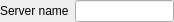
<?xml version="1.0" encoding="UTF-8"?>
<ui version="4.0">
 <class>LocalSocketUi</class>
 <widget class="QWidget" name="LocalSocketUi">
  <property name="geometry">
   <rect>
    <x>0</x>
    <y>0</y>
    <width>174</width>
    <height>20</height>
   </rect>
  </property>
  <property name="windowTitle">
   <string notr="true">Form</string>
  </property>
  <layout class="QGridLayout" name="gridLayout">
   <property name="leftMargin">
    <number>0</number>
   </property>
   <property name="topMargin">
    <number>0</number>
   </property>
   <property name="rightMargin">
    <number>0</number>
   </property>
   <property name="bottomMargin">
    <number>0</number>
   </property>
   <item row="0" column="0">
    <widget class="QLabel" name="label">
     <property name="text">
      <string>Server name</string>
     </property>
    </widget>
   </item>
   <item row="0" column="1">
    <widget class="QLineEdit" name="lineEditServerName"/>
   </item>
  </layout>
 </widget>
 <resources/>
 <connections/>
</ui>
